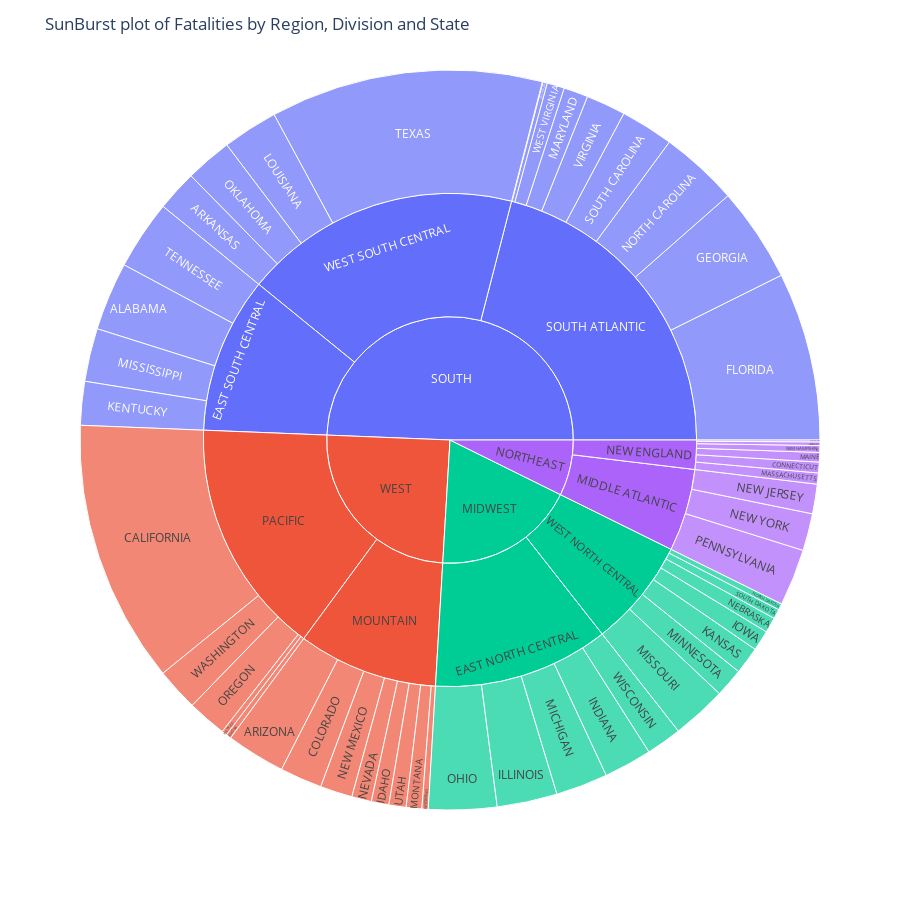

Notebook code cell kept with this figure:
### Code cell
# Creating a Sunburst plot of Region, Division and State. 
# It represents the number of Fatalities on Hovering
fig6 = px.sunburst(group_df16, path = ["REGION", "DIVISION", "STATENAME"],values = "FATALS")
# Updating the title and Image size
fig6.update_layout(
    title='SunBurst plot of Fatalities by Region, Division and State',
    autosize=False,
    width=900,
    height=900,)
fig6.show()

### Figure 1 — Plotly figure (JSON) as saved in the notebook; plotly's stock layout.template omitted (floating-point values rounded to 4 significant figures)
{"data": [{"branchvalues": "total", "domain": {"x": [0, 1], "y": [0, 1]}, "hovertemplate": "labels=%{label}<br>FATALS=%{value}<br>parent=%{parent}<br>id=%{id}<extra></extra>", "ids": ["SOUTH/EAST SOUTH CENTRAL/ALABAMA", "WEST/PACIFIC/ALASKA", "WEST/MOUNTAIN/ARIZONA", "SOUTH/WEST SOUTH CENTRAL/ARKANSAS", "WEST/PACIFIC/CALIFORNIA", "WEST/MOUNTAIN/COLORADO", "NORTHEAST/NEW ENGLAND/CONNECTICUT", "SOUTH/SOUTH ATLANTIC/DELAWARE", "SOUTH/SOUTH ATLANTIC/DISTRICT OF COLUMBIA", "SOUTH/SOUTH ATLANTIC/FLORIDA", "SOUTH/SOUTH ATLANTIC/GEORGIA", "WEST/PACIFIC/HAWAII", "WEST/MOUNTAIN/IDAHO", "MIDWEST/EAST NORTH CENTRAL/ILLINOIS", "MIDWEST/EAST NORTH CENTRAL/INDIANA", "MIDWEST/WEST NORTH CENTRAL/IOWA", "MIDWEST/WEST NORTH CENTRAL/KANSAS", "SOUTH/EAST SOUTH CENTRAL/KENTUCKY", "SOUTH/WEST SOUTH CENTRAL/LOUISIANA", "NORTHEAST/NEW ENGLAND/MAINE", "SOUTH/SOUTH ATLANTIC/MARYLAND", "NORTHEAST/NEW ENGLAND/MASSACHUSETTS", "MIDWEST/EAST NORTH CENTRAL/MICHIGAN", "MIDWEST/WEST NORTH CENTRAL/MINNESOTA", "SOUTH/EAST SOUTH CENTRAL/MISSISSIPPI", "MIDWEST/WEST NORTH CENTRAL/MISSOURI", "WEST/MOUNTAIN/MONTANA", "MIDWEST/WEST NORTH CENTRAL/NEBRASKA", "WEST/MOUNTAIN/NEVADA", "NORTHEAST/NEW ENGLAND/NEW HAMPSHIRE", "NORTHEAST/MIDDLE ATLANTIC/NEW JERSEY", "WEST/MOUNTAIN/NEW MEXICO", "NORTHEAST/MIDDLE ATLANTIC/NEW YORK", "SOUTH/SOUTH ATLANTIC/NORTH CAROLINA", "MIDWEST/WEST NORTH CENTRAL/NORTH DAKOTA", "MIDWEST/EAST NORTH CENTRAL/OHIO", "SOUTH/WEST SOUTH CENTRAL/OKLAHOMA", "WEST/PACIFIC/OREGON", "NORTHEAST/MIDDLE ATLANTIC/PENNSYLVANIA", "NORTHEAST/NEW ENGLAND/RHODE ISLAND", "SOUTH/SOUTH ATLANTIC/SOUTH CAROLINA", "MIDWEST/WEST NORTH CENTRAL/SOUTH DAKOTA", "SOUTH/EAST SOUTH CENTRAL/TENNESSEE", "SOUTH/WEST SOUTH CENTRAL/TEXAS", "WEST/MOUNTAIN/UTAH", "NORTHEAST/NEW ENGLAND/VERMONT", "SOUTH/SOUTH ATLANTIC/VIRGINIA", "WEST/PACIFIC/WASHINGTON", "SOUTH/SOUTH ATLANTIC/WEST VIRGINIA", "MIDWEST/EAST NORTH CENTRAL/WISCONSIN", "WEST/MOUNTAIN/WYOMING", "MIDWEST/EAST NORTH CENTRAL", "SOUTH/EAST SOUTH CENTRAL", "NORTHEAST/MIDDLE ATLANTIC", "WEST/MOUNTAIN", "NORTHEAST/NEW ENGLAND", "WEST/PACIFIC", "SOUTH/SOUTH ATLANTIC", "MIDWEST/WEST NORTH CENTRAL", "SOUTH/WEST SOUTH CENTRAL", "MIDWEST", "NORTHEAST", "SOUTH", "WEST"], "labels": ["ALABAMA", "ALASKA", "ARIZONA", "ARKANSAS", "CALIFORNIA", "COLORADO", "CONNECTICUT", "DELAWARE", "DISTRICT OF COLUMBIA", "FLORIDA", "GEORGIA", "HAWAII", "IDAHO", "ILLINOIS", "INDIANA", "IOWA", "KANSAS", "KENTUCKY", "LOUISIANA", "MAINE", "MARYLAND", "MASSACHUSETTS", "MICHIGAN", "MINNESOTA", "MISSISSIPPI", "MISSOURI", "MONTANA", "NEBRASKA", "NEVADA", "NEW HAMPSHIRE", "NEW JERSEY", "NEW MEXICO", "NEW YORK", "NORTH CAROLINA", "NORTH DAKOTA", "OHIO", "OKLAHOMA", "OREGON", "PENNSYLVANIA", "RHODE ISLAND", "SOUTH CAROLINA", "SOUTH DAKOTA", "TENNESSEE", "TEXAS", "UTAH", "VERMONT", "VIRGINIA", "WASHINGTON", "WEST VIRGINIA", "WISCONSIN", "WYOMING", "EAST NORTH CENTRAL", "EAST SOUTH CENTRAL", "MIDDLE ATLANTIC", "MOUNTAIN", "NEW ENGLAND", "PACIFIC", "SOUTH ATLANTIC", "WEST NORTH CENTRAL", "WEST SOUTH CENTRAL", "MIDWEST", "NORTHEAST", "SOUTH", "WEST"], "name": "", "parents": ["SOUTH/EAST SOUTH CENTRAL", "WEST/PACIFIC", "WEST/MOUNTAIN", "SOUTH/WEST SOUTH CENTRAL", "WEST/PACIFIC", "WEST/MOUNTAIN", "NORTHEAST/NEW ENGLAND", "SOUTH/SOUTH ATLANTIC", "SOUTH/SOUTH ATLANTIC", "SOUTH/SOUTH ATLANTIC", "SOUTH/SOUTH ATLANTIC", "WEST/PACIFIC", "WEST/MOUNTAIN", "MIDWEST/EAST NORTH CENTRAL", "MIDWEST/EAST NORTH CENTRAL", "MIDWEST/WEST NORTH CENTRAL", "MIDWEST/WEST NORTH CENTRAL", "SOUTH/EAST SOUTH CENTRAL", "SOUTH/WEST SOUTH CENTRAL", "NORTHEAST/NEW ENGLAND", "SOUTH/SOUTH ATLANTIC", "NORTHEAST/NEW ENGLAND", "MIDWEST/EAST NORTH CENTRAL", "MIDWEST/WEST NORTH CENTRAL", "SOUTH/EAST SOUTH CENTRAL", "MIDWEST/WEST NORTH CENTRAL", "WEST/MOUNTAIN", "MIDWEST/WEST NORTH CENTRAL", "WEST/MOUNTAIN", "NORTHEAST/NEW ENGLAND", "NORTHEAST/MIDDLE ATLANTIC", "WEST/MOUNTAIN", "NORTHEAST/MIDDLE ATLANTIC", "SOUTH/SOUTH ATLANTIC", "MIDWEST/WEST NORTH CENTRAL", "MIDWEST/EAST NORTH CENTRAL", "SOUTH/WEST SOUTH CENTRAL", "WEST/PACIFIC", "NORTHEAST/MIDDLE ATLANTIC", "NORTHEAST/NEW ENGLAND", "SOUTH/SOUTH ATLANTIC", "MIDWEST/WEST NORTH CENTRAL", "SOUTH/EAST SOUTH CENTRAL", "SOUTH/WEST SOUTH CENTRAL", "WEST/MOUNTAIN", "NORTHEAST/NEW ENGLAND", "SOUTH/SOUTH ATLANTIC", "WEST/PACIFIC", "SOUTH/SOUTH ATLANTIC", "MIDWEST/EAST NORTH CENTRAL", "WEST/MOUNTAIN", "MIDWEST", "SOUTH", "NORTHEAST", "WEST", "NORTHEAST", "WEST", "SOUTH", "MIDWEST", "SOUTH", "", "", "", ""], "type": "sunburst", "values": [953, 71, 823, 569, 3668, 588, 150, 61, 8, 2344, 1318, 73, 245, 839, 670, 285, 380, 608, 772, 133, 340, 155, 725, 402, 741, 763, 217, 214, 275, 95, 412, 449, 518, 1093, 88, 950, 650, 548, 793, 26, 739, 135, 966, 3799, 240, 50, 551, 597, 243, 495, 88, 3679, 3268, 1723, 2925, 609, 4957, 6697, 2267, 5790, 5946, 2332, 15755, 7882]}], "layout": {"autosize": false, "height": 900, "legend": {"tracegroupgap": 0}, "margin": {"t": 60}, "title": {"text": "SunBurst plot of Fatalities by Region, Division and State"}, "width": 900}}
